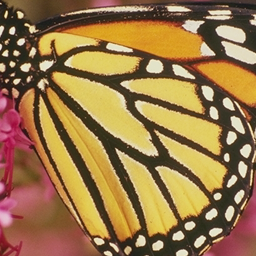
#> input picture C_Reference/input.bmp, 256 x 256 px
$ python PY_TEST.py input.bmp out.png
#> lines starting #> are read from the running program, lines starting #| are printed output that depends on the picture
#> in main, img is the input picture: PIL image 256x256 RGB; mean R, G, B 153, 119.2, 72.8
import sys
import numpy as np
from PIL import Image

def convert_rgb_to_ycbcr(img, dim_order='hwc'):
    """
    입력:
      img: H x W x 3 numpy 배열 (dtype=float32), 채널 순서: R, G, B.
      dim_order: 'hwc'로 가정.
    출력:
      ycbcr: H x W x 3 numpy 배열 (dtype=float32), 채널 순서: Y, Cb, Cr.
    변환 공식:
      Y  = 16.0  + (64.738  * R + 129.057 * G + 25.064  * B) / 256.0
      Cb = 128.0 + (-37.945 * R - 74.494  * G + 112.439 * B) / 256.0
      Cr = 128.0 + (112.439 * R - 94.154  * G - 18.285  * B) / 256.0
    """
#> called with dim_order = 'hwc'
    if dim_order == 'hwc':
        y  = 16.0  + (64.738  * img[..., 0] + 129.057 * img[..., 1] + 25.064  * img[..., 2]) / 256.0
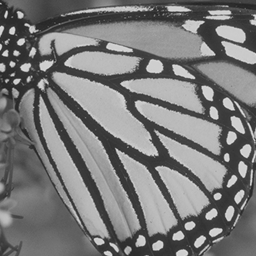
#> y: shape (256, 256) float32; min 32.74, max 225.3, mean 121.9
        cb = 128.0 + (-37.945 * img[..., 0] - 74.494  * img[..., 1] + 112.439 * img[..., 2]) / 256.0
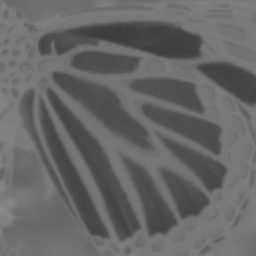
#> cb: shape (256, 256) float32; min 59.82, max 137.9, mean 102.6
        cr = 128.0 + (112.439 * img[..., 0] - 94.154  * img[..., 1] - 18.285  * img[..., 2]) / 256.0
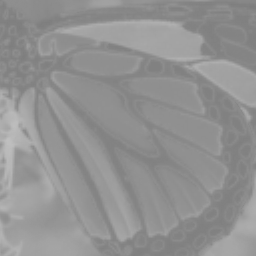
#> cr: shape (256, 256) float32; min 126.5, max 191.6, mean 146.1
    else:
        y  = 16.0  + (64.738  * img[0] + 129.057 * img[1] + 25.064  * img[2]) / 256.0
        cb = 128.0 + (-37.945 * img[0] - 74.494  * img[1] + 112.439 * img[2]) / 256.0
        cr = 128.0 + (112.439 * img[0] - 94.154  * img[1] - 18.285  * img[2]) / 256.0

    # At this point, we have three separate 2D arrays (each of shape (H, W)):
    #   y  : the luminance (brightness) channel.
    #   cb : the blue-difference chroma channel.
    #   cr : the red-difference chroma channel.
    #
    # Example:
    #   Let H = 2, W = 3 and assume:
    #     y  = [[1, 2, 3],
    #           [4, 5, 6]]
    #     cb = [[7, 8, 9],
    #           [10,11,12]]
    #     cr = [[13,14,15],
    #           [16,17,18]]
    #
    # When we combine them using np.array([y, cb, cr]), the resulting array has shape (3, H, W):
    #   combined = [
    #       [[ 1,  2,  3],     <- Channel 0 (Y)
    #        [ 4,  5,  6]],
    #
    #       [[ 7,  8,  9],     <- Channel 1 (Cb)
    #        [10, 11, 12]],
    #
    #       [[13, 14, 15],     <- Channel 2 (Cr)
    #        [16, 17, 18]]
    #   ]

    # However, standard image formats expect the shape (H, W, 3), where:
    #   - Axis 0 is the image height,
    #   - Axis 1 is the image width,
    #   - Axis 2 contains the 3 color channels (Y, Cb, Cr).
    #
    # To rearrange the axes from (3, H, W) to (H, W, 3), we use the transpose method:
    #   .transpose([1, 2, 0]) reorders the axes such that:
    #     - New axis 0 comes from the original axis 1 (height H).
    #     - New axis 1 comes from the original axis 2 (width W).
    #     - New axis 2 comes from the original axis 0 (channels: Y, Cb, Cr).
    #
    # Continuing the example:
    #   After transpose, the array becomes:
    #       [
    #         [[1,  7, 13],   <- Pixel at (0,0): [Y, Cb, Cr]
    #          [2,  8, 14],   <- Pixel at (0,1)
    #          [3,  9, 15]],  <- Pixel at (0,2)
    #
    #         [[4, 10, 16],   <- Pixel at (1,0)
    #          [5, 11, 17],   <- Pixel at (1,1)
    #          [6, 12, 18]]   <- Pixel at (1,2)
    #       ]
    #   Now, the shape is (2, 3, 3): (height, width, channels).

    # 최종적으로 [y, cb, cr] 배열을 HWC 순서로 재배열
    ycbcr = np.array([y, cb, cr]).transpose([1, 2, 0])
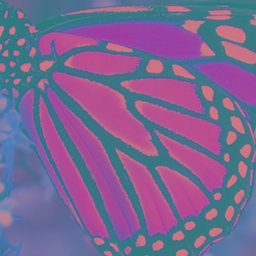
#> ycbcr: shape (256, 256, 3) float32; mean of channels 0, 1, 2 121.9, 102.6, 146.1; drawn as R, G, B
    return ycbcr.astype(np.float32)

def main():
    if len(sys.argv) < 3:
        print("사용법: python {} input.bmp output.txt".format(sys.argv[0]))
        sys.exit(1)

    input_bmp = sys.argv[1]
    output_txt = sys.argv[2]

    # BMP 파일 읽기 및 RGB 모드로 변환
    img = Image.open(input_bmp).convert("RGB")
    # Pillow는 BMP 파일의 내부 bottom-up 순서를 자동으로 처리하여 top-down 배열을 반환합니다.
    img_np = np.array(img).astype(np.float32)

    # RGB -> YCbCr 변환 (HWC 순서)
    ycbcr = convert_rgb_to_ycbcr(img_np, dim_order='hwc')

    # ycbcr 배열은 (height, width, 3) 모양이므로, 이를 (height*width, 3)으로 재구성하여 각 픽셀의 값을 한 줄에 저장
    flat_ycbcr = ycbcr.reshape(-1, 3)

    # 각 행에 대해 "Y Cb Cr" 형식의 텍스트 파일로 저장 (소수점 6자리까지 출력)
    np.savetxt(output_txt, flat_ycbcr, fmt="%.6f", delimiter=" ")
    print("YCbCr 데이터가 '{}'에 txt 형식으로 저장되었습니다.".format(output_txt))

if __name__ == "__main__":
    main()
